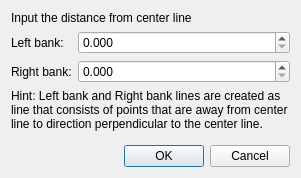
<?xml version="1.0" encoding="UTF-8"?>
<ui version="4.0">
 <class>GridCreatingConditionLaplaceBuildBankLinesDialog</class>
 <widget class="QDialog" name="GridCreatingConditionLaplaceBuildBankLinesDialog">
  <property name="geometry">
   <rect>
    <x>0</x>
    <y>0</y>
    <width>301</width>
    <height>178</height>
   </rect>
  </property>
  <property name="windowTitle">
   <string>Build Bank Lines</string>
  </property>
  <layout class="QVBoxLayout" name="verticalLayout">
   <item>
    <widget class="QLabel" name="descLabel">
     <property name="text">
      <string>Input the distance from center line</string>
     </property>
    </widget>
   </item>
   <item>
    <layout class="QGridLayout" name="gridLayout" columnstretch="0,1">
     <item row="0" column="0">
      <widget class="QLabel" name="leftBankLabel">
       <property name="text">
        <string>Left bank:</string>
       </property>
      </widget>
     </item>
     <item row="0" column="1">
      <widget class="QDoubleSpinBox" name="leftBankSpinBox">
       <property name="decimals">
        <number>3</number>
       </property>
       <property name="maximum">
        <double>9999.000000000000000</double>
       </property>
      </widget>
     </item>
     <item row="1" column="0">
      <widget class="QLabel" name="rightBankLabel">
       <property name="text">
        <string>Right bank:</string>
       </property>
      </widget>
     </item>
     <item row="1" column="1">
      <widget class="QDoubleSpinBox" name="rightBankSpinBox">
       <property name="decimals">
        <number>3</number>
       </property>
       <property name="maximum">
        <double>9999.000000000000000</double>
       </property>
      </widget>
     </item>
    </layout>
   </item>
   <item>
    <widget class="QLabel" name="hintLabel">
     <property name="text">
      <string>Hint: Left bank and Right bank lines are created as line that consists of points that are away from center line to direction perpendicular to the center line.</string>
     </property>
     <property name="wordWrap">
      <bool>true</bool>
     </property>
    </widget>
   </item>
   <item>
    <spacer name="verticalSpacer">
     <property name="orientation">
      <enum>Qt::Vertical</enum>
     </property>
     <property name="sizeHint" stdset="0">
      <size>
       <width>20</width>
       <height>14</height>
      </size>
     </property>
    </spacer>
   </item>
   <item>
    <widget class="QDialogButtonBox" name="buttonBox">
     <property name="orientation">
      <enum>Qt::Horizontal</enum>
     </property>
     <property name="standardButtons">
      <set>QDialogButtonBox::Cancel|QDialogButtonBox::Ok</set>
     </property>
    </widget>
   </item>
  </layout>
 </widget>
 <resources/>
 <connections>
  <connection>
   <sender>buttonBox</sender>
   <signal>accepted()</signal>
   <receiver>GridCreatingConditionLaplaceBuildBankLinesDialog</receiver>
   <slot>accept()</slot>
   <hints>
    <hint type="sourcelabel">
     <x>248</x>
     <y>254</y>
    </hint>
    <hint type="destinationlabel">
     <x>157</x>
     <y>274</y>
    </hint>
   </hints>
  </connection>
  <connection>
   <sender>buttonBox</sender>
   <signal>rejected()</signal>
   <receiver>GridCreatingConditionLaplaceBuildBankLinesDialog</receiver>
   <slot>reject()</slot>
   <hints>
    <hint type="sourcelabel">
     <x>316</x>
     <y>260</y>
    </hint>
    <hint type="destinationlabel">
     <x>286</x>
     <y>274</y>
    </hint>
   </hints>
  </connection>
 </connections>
</ui>
